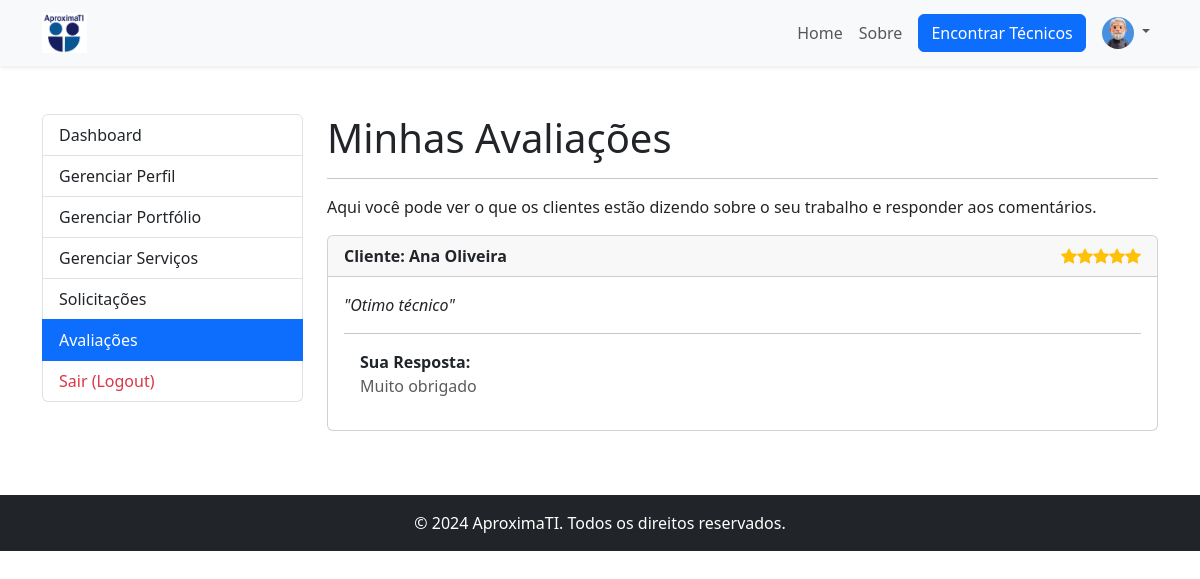
Page /painel/gerenciarAvaliacoes.php (signed in) on the committed database.
### tables this page shows
CREATE TABLE `avaliacoes` (
  `id` int(11) NOT NULL,
  `cliente_id` int(11) NOT NULL,
  `tecnico_id` int(11) NOT NULL,
  `atendimento_id` int(11) NOT NULL,
  `nota` int(11) DEFAULT NULL,
  `comentario` text DEFAULT NULL,
  `resposta_tecnico` text DEFAULT NULL,
  `data_avaliacao` datetime DEFAULT current_timestamp()
);

CREATE TABLE `usuarios` (
  `id` int(11) NOT NULL,
  `nome` varchar(100) NOT NULL,
  `email` varchar(100) NOT NULL,
  `senha` varchar(255) NOT NULL,
  `tipo` enum('tecnico','cliente','admin') NOT NULL,
  `telefone` varchar(20) DEFAULT NULL,
  `cidade` varchar(100) DEFAULT NULL,
  `estado` char(2) DEFAULT NULL,
  `foto_perfil` varchar(255) DEFAULT NULL,
  `especialidade` varchar(255) DEFAULT NULL,
  `data_cadastro` datetime DEFAULT current_timestamp()
);

### classes/AvaliacaoDAO.php (called while the page is built, shortened)
<?php
class AvaliacaoDAO {
    private $pdo;
    public function __construct(PDO $pdo) {
        $this->pdo = $pdo;
    }
    public function buscarPorTecnicoId($tecnicoId) {
        $sql = "SELECT a.id, a.nota, a.comentario, a.resposta_tecnico, u.nome AS cliente_nome
                FROM avaliacoes AS a
                JOIN usuarios AS u ON a.cliente_id = u.id
                WHERE a.tecnico_id = ?
                ORDER BY a.data_avaliacao DESC";
        $stmt = $this->pdo->prepare($sql);
        $stmt->execute([$tecnicoId]);
        return $stmt->fetchAll();
    }
}
?>

### painel/gerenciarAvaliacoes.php (the view, shortened to what this page needs)
<?php
require_once '../includes/db.php';
require_once '../classes/AvaliacaoDAO.php';
$avaliacaoDAO = new AvaliacaoDAO($pdo);
$avaliacoes = $avaliacaoDAO->buscarPorTecnicoId($_SESSION['usuario_id']);
include '../includes/header.php';
?>
<main class="container my-5">
    <div class="row">
        <div class="col-md-3">
            <?php
                include '../includes/menuTecnico.php';
            ?>
        </div>
        <div class="col-md-9">
            <h1>Minhas Avaliações</h1>
            <hr>
            <p>Aqui você pode ver o que os clientes estão dizendo sobre o seu trabalho e responder aos comentários.</p>
            <?php if (empty($avaliacoes)): ?>
                <div class="alert alert-info">Você ainda não recebeu nenhuma avaliação.</div>
            <?php else: ?>
                <?php foreach ($avaliacoes as $avaliacao): ?>
                    <div class="card mb-3">
                        <div class="card-header d-flex justify-content-between">
                            <strong>Cliente: <?php echo htmlspecialchars($avaliacao['cliente_nome']); ?></strong>
                            <div class="text-warning">
                                <?php for($i = 0; $i < $avaliacao['nota']; $i++) { echo '<i class="bi bi-star-fill"></i>'; } ?>
                            </div>
                        </div>
                        <div class="card-body">
                            <p class="fst-italic">"<?php echo htmlspecialchars($avaliacao['comentario']); ?>"</p>
                            <?php if (!empty($avaliacao['resposta_tecnico'])): ?>
                                <hr>
                                <p class="ms-3">
                                    <strong>Sua Resposta:</strong><br>
                                    <span class="text-muted"><?php echo htmlspecialchars($avaliacao['resposta_tecnico']); ?></span>
                                </p>
                            <?php endif; ?>
                        </div>
                    </div>
                <?php endforeach; ?>
            <?php endif; ?>
        </div>
    </div>
</main>
<?php
include '../includes/footer.php';
?>

### rows in the picture
avaliacoes: cliente.nome "Ana Oliveira", nota 5 (drawn), comentario "Otimo técnico", resposta_tecnico "Muito obrigado"
